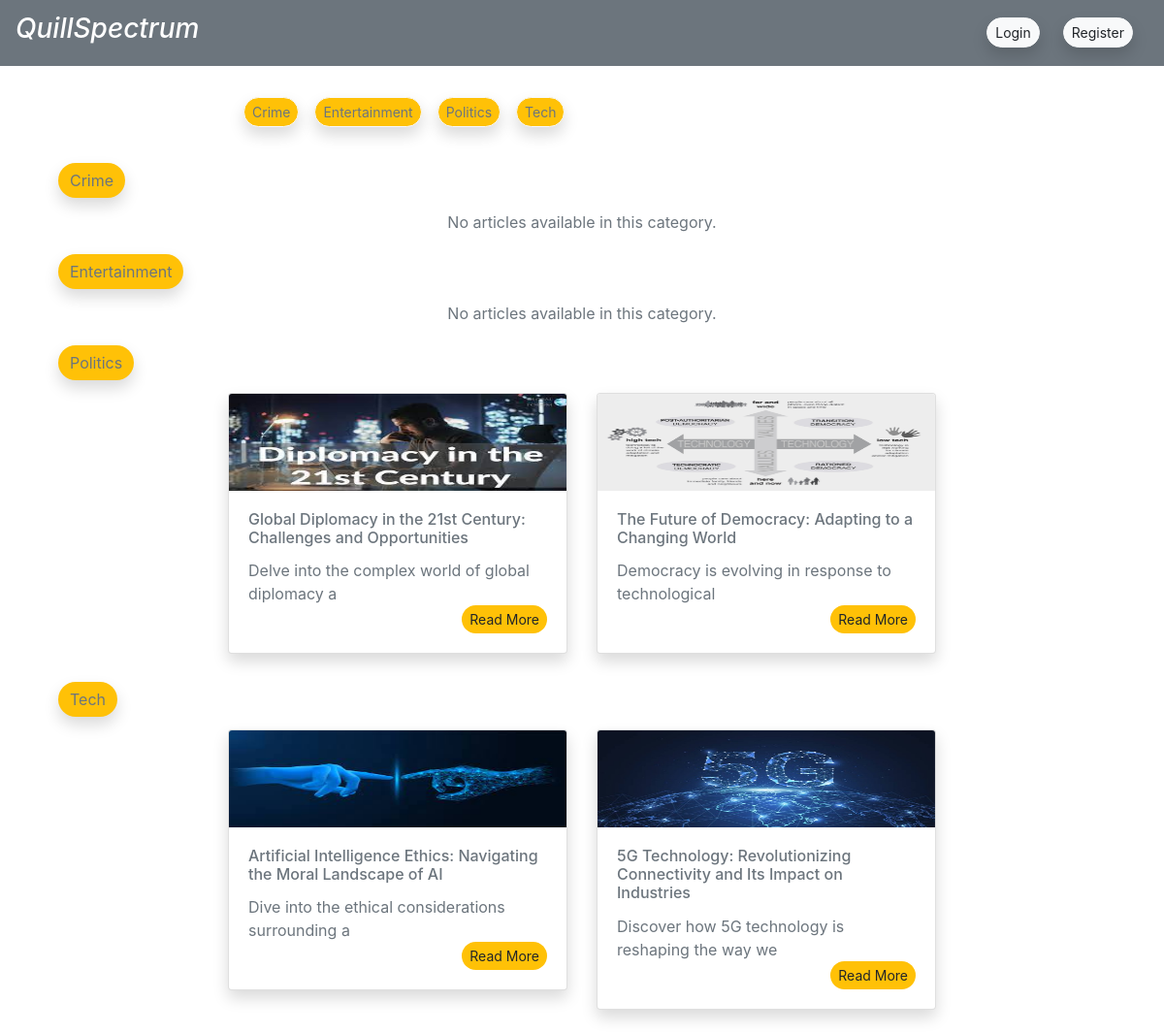
The page / on the database its author committed.
### category_article/models.py (models this page shows, shortened)
class Category(models.Model):
    name = models.CharField(max_length=50,choices=CATEGORY_CHOICES)
    image = models.ImageField(upload_to='photos/categories')
    class Meta:
        verbose_name_plural = "Categories"
    def __str__(self):
        return self.name

class Article(models.Model):
    headline = models.CharField(max_length=200)
    body = models.TextField()
    category = models.ForeignKey(Category, on_delete=models.CASCADE)
    publishing_time = models.DateTimeField(auto_now_add=True)
    ratings = models.FloatField(default=0.0)
    image = models.ImageField(upload_to='photos/articles')

### core/views.py (the view)
# urls.py: 2. Add a URL to urlpatterns:  path('', views.home, name='home')
def home(request):
    categories = Category.objects.order_by('name')
    top_two_article_each_category = []
    for category in categories:
        article = Article.objects.filter(category=category)
        top_article = article.order_by('-ratings')[:2]
        top_two_article_each_category.append({'category':category,'articles':top_article})
    paginator = Paginator(categories, 5)
    page_number = request.GET.get('page')
    page_categories = paginator.get_page(page_number)
    context = {'page_categories': page_categories,'top_two_article_each_category': top_two_article_each_category,}
    return render(request, 'core/home.html', context)

### core/templates/core/home.html (shortened to what this page needs)
{% extends "core/base.html" %}
{% block content %}
<div class="container mt-4 ">
    <div class="row justify-content-center">
        <div class="col-md-8">
            <div class="d-flex align-items-center p-2 rounded">
                {% for category in page_categories %}
                    <a href="{% url 'category_page' category.id %}">
                        <button class="btn btn-light btn-sm rounded-pill shadow ml-2 mr-2 {% if forloop.counter <= 5 %}first-five{% endif %}">
                            {{ category.name }}
                        </button>
                    </a>
                {% endfor %}
            </div>
        </div>
    </div>
</div>
<div class="container mt-4">
    {% for category_data in top_two_article_each_category %}
        <h2 class="text-center extrabtn smaller-text">
            <a href="{% url 'category_page' category_data.category.id %}" class="btn btn-light btn-m rounded-pill yellow-button shadow" style="text-decoration: none; color: #6c757d;">
                {{ category_data.category }}
            </a>
        </h2>
        <div class="row justify-content-center">
            {% if category_data.articles %}
                {% for article in category_data.articles %}
                    <div class="col-md-4 mb-4">
                        <a href="{% url 'article_detail' article.id %}" class="card-link">
                            <div class="card shadow">
                                <img src="{{ article.image.url }}" class="card-img-top" alt="Article Image" style="max-height: 100px;">
                                <div class="card-body">
                                    <h6 class="card-title" style="color: #6c757d;">{{ article.headline }}</h6>
                                    <p class="card-text" style="color: #6c757d;">{{ article.body|slice:"50" }}</p>
                                    <div class="text-right">
                                        <a href="{% url 'article_detail' article.id %}" class="btn btn-light btn-sm rounded-pill yellow-button">Read More</a>
                                    </div>
                                </div>
                            </div>
                        </a>
                    </div>
                {% endfor %}
            {% else %}
                <div class="col-md-12 text-center">
                    <p style="color: #6c757d;">No articles available in this category.</p>
                </div>
            {% endif %}
        </div>
    {% endfor %}
</div>
{% endblock content %}

### core/templates/core/base.html (shortened to what this page needs)
<!DOCTYPE html>
<html lang="en">
<head>
  <link rel="stylesheet" href="https://stackpath.bootstrapcdn.com/bootstrap/4.5.2/css/bootstrap.min.css">
</head>
<body>
{% include "core/navbar.html" %}
{% block content %}
{% endblock content %}
</body>
</html>

### core/templates/core/navbar.html (shortened to what this page needs)
<nav class="navbar navbar-expand-lg navbar-dark font-italic bg-secondary">
    <a class="navbar-brand" href="{% url 'home' %} " class=""><h3>QuillSpectrum</h3></a>
    <div class="collapse navbar-collapse justify-content-end" id="navbarNav">
        <ul class="navbar-nav">
            {% if user.is_authenticated %}
                <li class="nav-item">
                    <a class="nav-link" href="{% url 'edit_profile' %}">
                        <button class="btn btn-light btn-sm rounded-pill shadow mr-2">Profile</button>
                    </a>
                </li>
                {% if request.user.user_profile.user_type == 'editor' %}
                <li class="nav-item">
                    <a class="nav-link" href="{% url 'editor_dashboard' %}">
                        <button class="btn shadow btn-light btn-sm rounded-pill mr-2">Editor Dashboard</button>
                    </a>
                </li>
                {% endif %}
                <li class="nav-item">
                    <a href="{% url 'logout' %}" class="nav-link">
                        <button class="btn btn-light shadow btn-sm rounded-pill mr-2">Logout</button>
                    </a>
                </li>
            {% else %}
                <li class="nav-item">
                    <a class="nav-link" href="{% url 'login' %}">
                        <button class="btn btn-light shadow btn-sm rounded-pill mr-2">Login</button>
                    </a>
                </li>
                <li class="nav-item">
                    <a class="nav-link" href="{% url 'registration' %}">
                        <button class="btn btn-light shadow btn-sm rounded-pill mr-2">Register</button>
                    </a>
                </li>
            {% endif %}
        </ul>
    </div>
</nav>

### core/templates/core/home.html (style rules this page uses)
.shadow { box-shadow: 0px 0px 10px rgba(0, 0, 0, 0.2); }
.first-five { background-color: #ffc107; color: #6c757d; }
.extrabtn { background: none; border: none; color: #6c757d; }
.smaller-text { font-size: 18px; border-radius: 10px; display: inline-block; padding: 5px 15px; }
.extrabtn a { text-decoration: none; color: #6c757d; }
.yellow-button { background-color: #ffc107; border: none; color: #212529; }

### rows shown on the page
Category: name "Crime", category "Crime", shows "No articles available in this category."
Category: name "Entertainment", category "Entertainment", shows "No articles available in this category."
Category: name "Politics", category "Politics"
Category: name "Tech", category "Tech"
Article: image (picture), headline "Global Diplomacy in the 21st Century: Challenges and Opportunities", body "Delve into the complex world of global diplomacy a"
Article: image (picture), headline "The Future of Democracy: Adapting to a Changing World", body "Democracy is evolving in response to technological"
Article: image (picture), headline "Artificial Intelligence Ethics: Navigating the Moral Landscape of AI", body "Dive into the ethical considerations surrounding a"
Article: image (picture), headline "5G Technology: Revolutionizing Connectivity and Its Impact on Industries", body "Discover how 5G technology is reshaping the way we"
